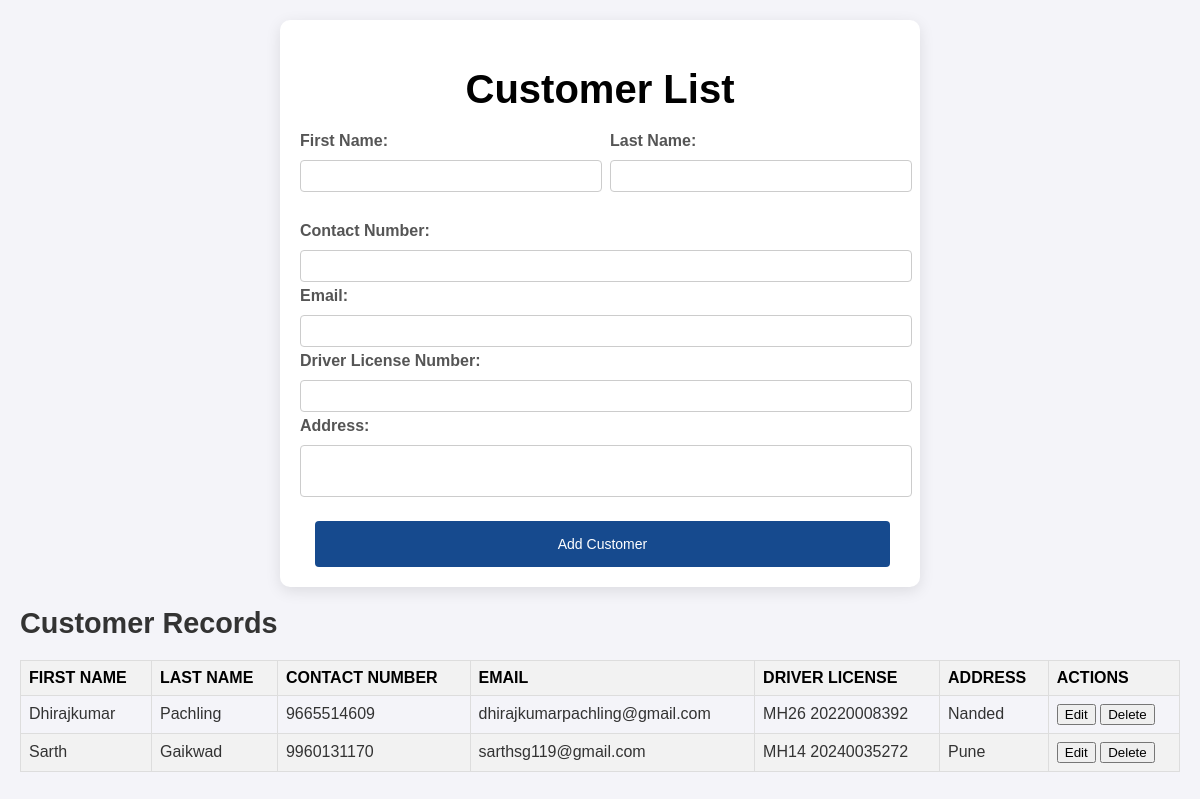
Page /customers on the committed database.
### tables this page shows
CREATE TABLE Customer (
                    customer_id INTEGER PRIMARY KEY AUTOINCREMENT,
                    first_name TEXT NOT NULL,
                    last_name TEXT NOT NULL,
                    contact_number TEXT,
                    email TEXT,
                    driver_license_number TEXT NOT NULL,
                    address TEXT
                );

### app.py (the view)
@app.route('/customers')
def customers():
    conn = get_db_connection()
    cur = conn.cursor()
    cur.execute("SELECT * FROM Customer")
    customers = cur.fetchall()  # Fetch all customer records
    conn.close()  # Close the connection after use
    return render_template('customer.html', customers=customers)

### app.py (called while the page is built)
def get_db_connection():
    conn = sqlite3.connect('car_rental.db', check_same_thread=False)
    conn.row_factory = sqlite3.Row  # Return rows as dictionaries
    return conn

### templates/customer.html (shortened to what this page needs)
<!DOCTYPE html>
<html lang="en">
<head>
    <link rel="stylesheet" href="{{ url_for('static', filename='style3.css') }}">
</head>
<body>
    <div class="container">
        <header>
            <h1>Customer List</h1>
        </header>
        <form action="/add_customer" method="POST" class="customer-form">
            <div class="form-row">
                <div class="form-group">
                    <label for="first_name">First Name:</label>
                    <input type="text" id="first_name" name="first_name" required>
                </div>
                <div class="form-group">
                    <label for="last_name">Last Name:</label>
                    <input type="text" id="last_name" name="last_name" required>
                </div>
            </div>
            <div class="form-group1">
                <label for="contact_number">Contact Number:</label>
                <input type="text" id="contact_number" name="contact_number" required>
            </div>
            <div class="form-group1">
                <label for="email">Email:</label>
                <input type="email" id="email" name="email" required>
            </div>
            <div class="form-group1">
                <label for="driver_license">Driver License Number:</label>
                <input type="text" id="driver_license" name="driver_license" required>
            </div>
            <div class="form-group">
                <label for="address">Address:</label>
                <textarea id="address" name="address" required></textarea>
            </div>
            <button type="submit" class="submit-button">Add Customer</button>
        </form>
</div>
<div>
    <h2>Customer Records</h2>
<table class="customers-table">
    <thead>
        <tr>
            <th>First Name</th>
            <th>Last Name</th>
            <th>Contact Number</th>
            <th>Email</th>
            <th>Driver License</th>
            <th>Address</th>
            <th>Actions</th>
        </tr>
    </thead>
    <tbody>
        {% for customer in customers %}
        <tr>
            <td>{{ customer['first_name'] }}</td>
            <td>{{ customer['last_name'] }}</td>
            <td>{{ customer['contact_number'] }}</td>
            <td>{{ customer['email'] }}</td>
            <td>{{ customer['driver_license_number'] }}</td>
            <td>{{ customer['address'] }}</td>
            <td>
                <button type="button" class="toggle-update-button">Edit</button>
                <form action="/delete_customer/{{ customer['customer_id'] }}" method="POST" style="display:inline;">
                    <button type="submit" class="delete-button">Delete</button>
                </form>
            </td>
        </tr>
        {% endfor %}
    </tbody>
</table>
</div>
</body>
</html>

### static/style3.css (style rules this page uses)
body { font-family: 'Arial', sans-serif; background-color: #f4f4f9; margin: 0; padding: 20px; color: #333; }
.container { max-width: 1200px; margin: auto; background: #fff; padding: 20px; border-radius: 10px; box-shadow: 0 4px 15px rgba(0, 0, 0, 0.1); }
h1 { text-align: center; color: #000000; margin-bottom: 20px; font-size: 2.5em; }
h2 { color: #333; margin-top: 40px; font-size: 1.8em; }
.form-group { margin-bottom: 15px; }
label { display: block; margin-bottom: 5px; font-weight: bold; color: #555; }
input, textarea, select { width: calc(100% - 20px); padding: 12px; margin-bottom: 15px; border: 1px solid #ccc; border-radius: 5px; font-size: 16px; transition: border-color 0.3s; }
.submit-button { grid-column: span 2; padding: 15px; background-color: #164a8e; color: white; border: none; border-radius: 4px; cursor: pointer; transition: background-color 0.3s; }
.customers-table { width: 100%; border-collapse: collapse; margin-top: 20px; }
.customers-table th, .customers-table td { padding: 12px; text-align: left; border-bottom: 1px solid #ddd; }
.customers-table th { background-color: #a9a7a7; color: #000000; text-transform: uppercase; font-weight: bold; }
.customers-table tr:nth-child(even) { background-color: #f2f2f2; }

### templates/customer.html (style rules this page uses)
body { font-family: Arial, sans-serif; }
.container { max-width: 600px; margin: 0 auto; padding: 20px; }
.customer-form { display: flex; flex-direction: column; }
.form-row { display: flex; justify-content: space-between; margin-bottom: 10px; }
.form-group { flex: 1; margin-right: 10px; }
.form-group:last-child { margin-right: 0; }
label { font-weight: bold; }
input[type="text"], input[type="email"], textarea { width: 100%; padding: 5px; margin-top: 5px; margin-bottom: 5px; border: 1px solid #ccc; border-radius: 4px; height: 20px; font-size: 14px; }
textarea { resize: none; height: 40px; padding: 5px; font-size: 14px; }
.submit-button { background-color: #164a8e; color: white; padding: 15px; border: none; margin-right: 10px; margin-left: 15px; border-radius: 4px; cursor: pointer; font-size: 14px; }
.customers-table { width: 100%; border-collapse: collapse; margin-top: 20px; }
.customers-table th, .customers-table td { border: 1px solid #ddd; padding: 8px; }
.customers-table th { background-color: #f2f2f2; }
h2 { margin-top: 20px; margin-bottom: 10px; }
.form-group:last-of-type { margin-right: 0; }
.form-group:nth-child(2) { margin-left: 10px; }
.form-group1 { margin-left: 0px; }

### rows in the picture
Customer: first_name "Dhirajkumar", last_name "Pachling", contact_number "9665514609", email "dhirajkumarpachling@gmail.com", driver_license_number "MH26 20220008392", address "Nanded"
Customer: first_name "Sarth", last_name "Gaikwad", contact_number "9960131170", email "sarthsg119@gmail.com", driver_license_number "MH14 20240035272", address "Pune"
